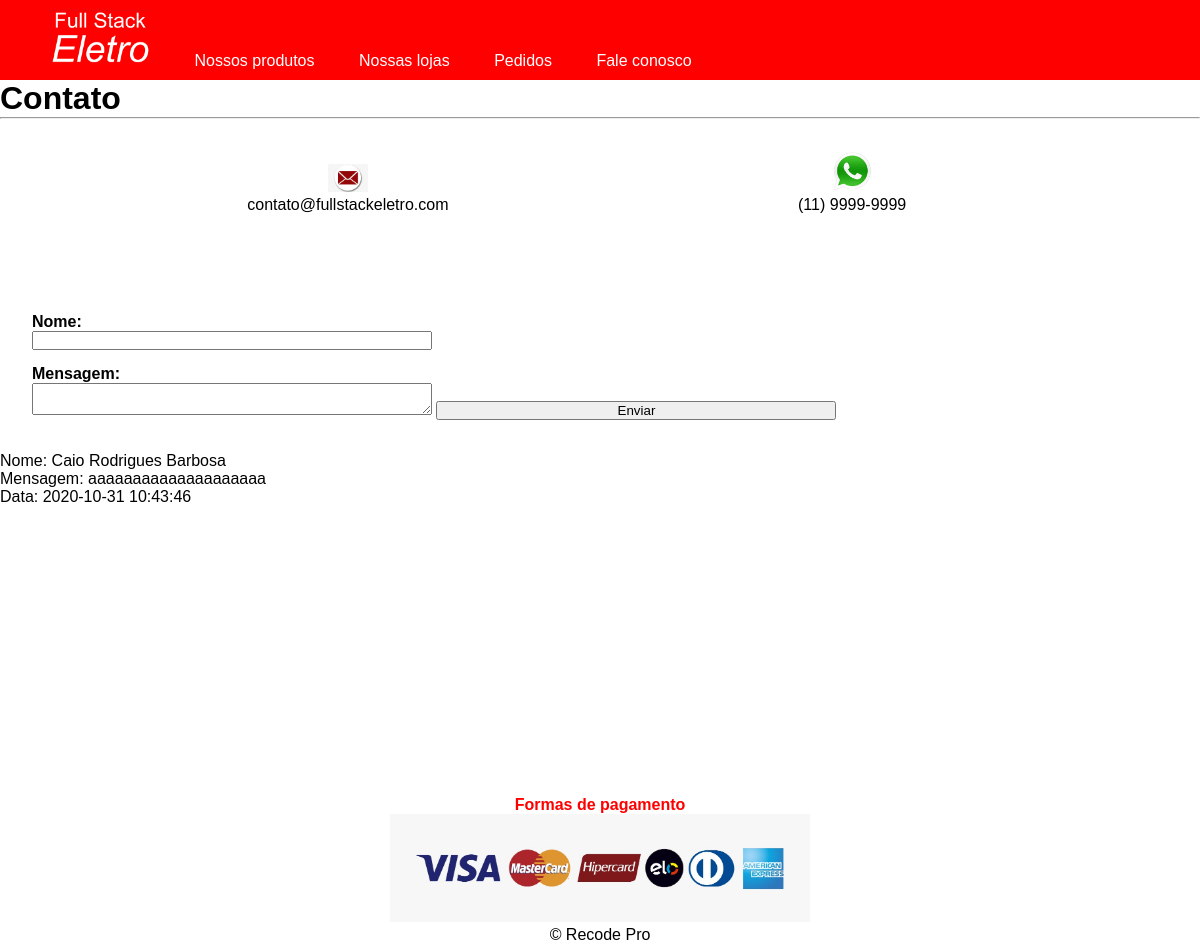
The app's page /fale_conosco.php with its own data.
### tables this page shows
CREATE TABLE `comentarios` (
  `id` int(11) NOT NULL,
  `nome` varchar(200) DEFAULT NULL,
  `mensagem` varchar(255) DEFAULT NULL,
  `data_publicada` datetime DEFAULT current_timestamp()
);

### fale_conosco.php (the view, shortened to what this page needs)
<?php include('conexao.php');
?>
<!DOCTYPE html>
<html lang="en">
  <head>
    <link rel="stylesheet" href="./css/estilo.css" />
  </head>
  <body>
    <h2>Contato</h2>
    <hr />
    <section class="contatos">
      <div class="contato">
        <img src="./imagens/email.jpg" width="40px" />
        <p>contato@fullstackeletro.com</p>
      </div>
      <div class="contato">
        <img src="./imagens/whatsapp.jpg" width="40px" />
        <p>(11) 9999-9999</p>
      </div>
    </section>
    <form class="feedback" action="" method="POST">
      <h4>Nome:</h4>
      <input type="text" name="nome" />
      <h4>Mensagem:</h4>
      <textarea name="mensagem"></textarea>
      <input type="submit" value="Enviar" />
    </form>
    <?php
        $sql = "select * from comentarios";
        $result = $connection->query($sql);
        if ($result->num_rows > 0) {
          while ($rows = $result->fetch_assoc()) {
            echo "Nome: " . $rows['nome'], "<br>";
            echo "Mensagem: " . $rows['mensagem'], "<br>";
            echo "Data: " . $rows['data_publicada'], "<br>";
          }
        } else {
          echo "Nenhum comentário ainda!";
        }
    ?>
    <br /><br /><br /><br /><br />
    <br /><br /><br /><br /><br />
    <br /><br /><br /><br /><br />
    <footer id="rodape">
      <p id="formas_pagamento">
        <b>Formas de pagamento</b>
      </p>
      <img
        width="420px"
        src="./imagens/formas-pagamento.jpeg"
        alt="Formas de pagamento"
      />
      <p>&copy; Recode Pro</p>
    </footer>
  </body>
</html>

### css/estilo.css (style rules this page uses)
* { margin: 0; padding: 0; box-sizing: border-box; }
body { font-family: Arial, Helvetica, sans-serif; }
.menu { background-color: #ff0000; padding: 10px; }
.menu a { color: white; text-decoration: none; margin-left: 40px; }
#rodape { text-align: center; margin-top: 20px; }
#rodape img { width: 420px; }
#formas_pagamento { color: red; }
h2 { font-size: 32px; }
.contatos { width: 100%; padding: 32px; text-align: center; }
.contato { width: 44%; display: inline-block; }
.feedback { width: 100%; padding: 32px; margin-top: 20px; }
.feedback input, textarea { width: 400px; outline: none; }
.feedback h4 { margin-top: 15px; }

### records on screen
comentarios: nome "Caio Rodrigues Barbosa", mensagem "aaaaaaaaaaaaaaaaaaaa", data_publicada "2020-10-31 10:43:46"
